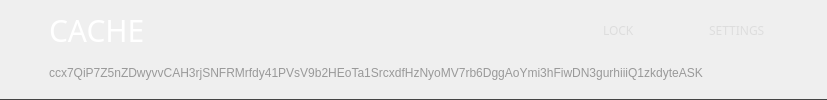
       <widget class="QGroupBox" name="headerBox">
        <property name="sizePolicy">
         <sizepolicy hsizetype="Expanding" vsizetype="Expanding">
          <horstretch>0</horstretch>
          <verstretch>0</verstretch>
         </sizepolicy>
        </property>
        <property name="minimumSize">
         <size>
          <width>0</width>
          <height>100</height>
         </size>
        </property>
        <property name="maximumSize">
         <size>
          <width>16777215</width>
          <height>100</height>
         </size>
        </property>
        <property name="styleSheet">
         <string notr="true">border: none; border-bottom: 1px solid #444;</string>
        </property>
        <property name="title">
         <string/>
        </property>
        <layout class="QGridLayout" name="gridLayout_6">
         <property name="leftMargin">
          <number>18</number>
         </property>
         <property name="topMargin">
          <number>9</number>
         </property>
         <property name="rightMargin">
          <number>18</number>
         </property>
         <item row="1" column="1" colspan="4">
          <widget class="QPushButton" name="m_copyAddressButton_3">
           <property name="minimumSize">
            <size>
             <width>0</width>
             <height>31</height>
            </size>
           </property>
           <property name="maximumSize">
            <size>
             <width>16777215</width>
             <height>31</height>
            </size>
           </property>
           <property name="layoutDirection">
            <enum>Qt::LeftToRight</enum>
           </property>
           <property name="styleSheet">
            <string notr="true">border: none; 
        
        color: #999;
        text-align: left;</string>
           </property>
           <property name="text">
            <string notr="true">ccx7QiP7Z5nZDwyvvCAH3rjSNFRMrfdy41PVsV9b2HEoTa1SrcxdfHzNyoMV7rb6DggAoYmi3hFiwDN3gurhiiiQ1zkdyteASK</string>
           </property>
           <property name="checkable">
            <bool>false</bool>
           </property>
          </widget>
         </item>
         <item row="1" column="0">
          <widget class="QPushButton" name="m_qrButton">
           <property name="sizePolicy">
            <sizepolicy hsizetype="Minimum" vsizetype="Expanding">
             <horstretch>0</horstretch>
             <verstretch>0</verstretch>
            </sizepolicy>
           </property>
           <property name="minimumSize">
            <size>
             <width>25</width>
             <height>31</height>
            </size>
           </property>
           <property name="maximumSize">
            <size>
             <width>25</width>
             <height>31</height>
            </size>
           </property>
           <property name="styleSheet">
            <string notr="true">border: none;</string>
           </property>
           <property name="text">
            <string notr="true"/>
           </property>
           <property name="icon">
            <iconset resource="../../resources.qrc">
             <normaloff>:/images/qr</normaloff>:/images/qr</iconset>
           </property>
           <property name="iconSize">
            <size>
             <width>16</width>
             <height>16</height>
            </size>
           </property>
          </widget>
         </item>
         <item row="0" column="1" colspan="3">
          <widget class="QLabel" name="m_myCacheWalletTitle">
           <property name="sizePolicy">
            <sizepolicy hsizetype="MinimumExpanding" vsizetype="Preferred">
             <horstretch>0</horstretch>
             <verstretch>0</verstretch>
            </sizepolicy>
           </property>
           <property name="minimumSize">
            <size>
             <width>0</width>
             <height>31</height>
            </size>
           </property>
           <property name="maximumSize">
            <size>
             <width>160000</width>
             <height>60</height>
            </size>
           </property>
           <property name="font">
            <font>
             <family>Poppins</family>
             <pointsize>-1</pointsize>
             <weight>50</weight>
             <bold>false</bold>
            </font>
           </property>
           <property name="styleSheet">
            <string notr="true">color: #fff;
        background: transparent;
        font-size: 30px;
        
        font-weight: normal;
  		 border: none;</string>
           </property>
           <property name="text">
            <string>CACHE</string>
           </property>
          </widget>
         </item>
         <item row="0" column="5">
          <widget class="QPushButton" name="lm_settingsButton">
           <property name="minimumSize">
            <size>
             <width>100</width>
             <height>31</height>
            </size>
           </property>
           <property name="maximumSize">
            <size>
             <width>100</width>
             <height>60</height>
            </size>
           </property>
           <property name="font">
            <font>
             <family>Poppins</family>
            </font>
           </property>
           <property name="styleSheet">
            <string notr="true">QPushButton {
text-align: left; color: #ddd; 

border: none;
}

QPushButton:hover {
text-align: left; color: pink; 

border: none;
}</string>
           </property>
           <property name="text">
            <string>SETTINGS</string>
           </property>
           <property name="icon">
            <iconset resource="../../resources.qrc">
             <normaloff>:/icons/settings</normaloff>:/icons/settings</iconset>
           </property>
           <property name="iconSize">
            <size>
             <width>18</width>
             <height>18</height>
            </size>
           </property>
          </widget>
         </item>
         <item row="0" column="4">
          <widget class="QPushButton" name="lm_lockWalletButton">
           <property name="minimumSize">
            <size>
             <width>100</width>
             <height>31</height>
            </size>
           </property>
           <property name="maximumSize">
            <size>
             <width>100</width>
             <height>60</height>
            </size>
           </property>
           <property name="font">
            <font>
             <family>Poppins</family>
            </font>
           </property>
           <property name="styleSheet">
            <string notr="true">QPushButton {
text-align: left; color: #ddd;

border: none;
}

QPushButton:hover {
text-align: left; color: pink; 

border: none;
  }</string>
           </property>
           <property name="text">
            <string>LOCK</string>
           </property>
           <property name="icon">
            <iconset resource="../../resources.qrc">
             <normaloff>:/icons/lock</normaloff>:/icons/lock</iconset>
           </property>
           <property name="iconSize">
            <size>
             <width>18</width>
             <height>18</height>
            </size>
           </property>
          </widget>
         </item>
         <item row="0" column="0">
          <widget class="QLabel" name="m_titleIcon">
           <property name="sizePolicy">
            <sizepolicy hsizetype="Preferred" vsizetype="Preferred">
             <horstretch>0</horstretch>
             <verstretch>0</verstretch>
            </sizepolicy>
           </property>
           <property name="minimumSize">
            <size>
             <width>0</width>
             <height>0</height>
            </size>
           </property>
           <property name="styleSheet">
            <string notr="true">border: none;
color: #fff;
font-size: 30px;</string>
           </property>
           <property name="text">
            <string/>
           </property>
           <property name="pixmap">
            <pixmap resource="../../resources.qrc">:/icons/icon-home</pixmap>
           </property>
           <property name="alignment">
            <set>Qt::AlignCenter</set>
           </property>
          </widget>
         </item>
        </layout>
       </widget>
